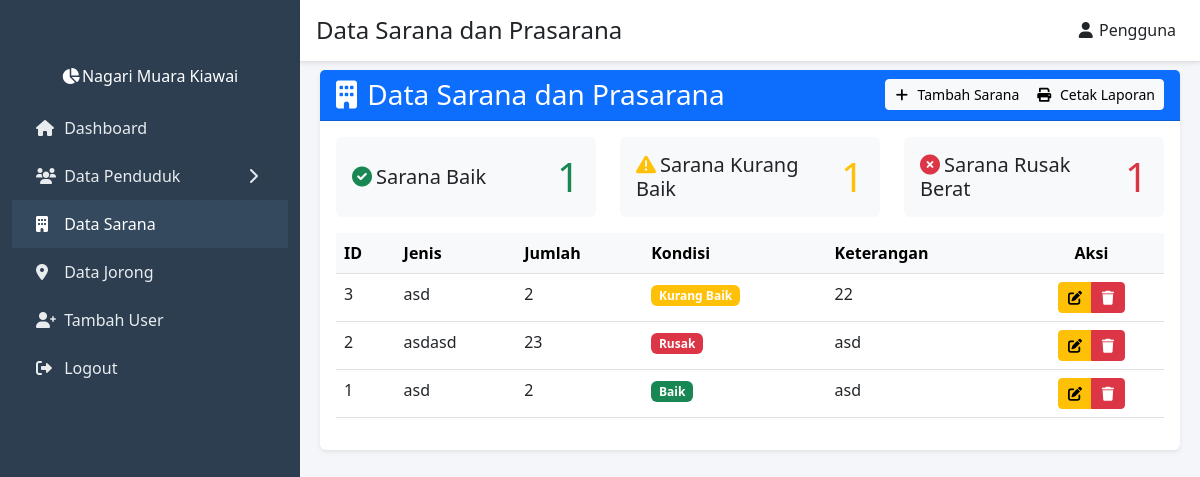
The app's page /views/sarana/ (signed in) with its own data.
### tables this page shows
CREATE TABLE `sarana_prasarana` (
  `id` int(11) NOT NULL,
  `jenis` varchar(100) NOT NULL,
  `jumlah` int(11) NOT NULL,
  `kondisi` enum('Baik','Kurang Baik','Rusak') NOT NULL,
  `keterangan` text DEFAULT NULL,
  `created_at` timestamp NULL DEFAULT current_timestamp()
);

### models/Sarana.php (called while the page is built, shortened)
<?php
require_once __DIR__ . '/../config/database.php';
class Sarana {
    private $conn;
    private $table_name = 'sarana_prasarana';
    public function __construct() {
        $database = new Database();
        $this->conn = $database->getConnection();
    }
    public function readAll() {
        $query = "SELECT * FROM " . $this->table_name . " ORDER BY id DESC";
        $stmt = $this->conn->prepare($query);
        $stmt->execute();
        return $stmt->fetchAll(PDO::FETCH_ASSOC);
    }
}

### config/database.php (called while the page is built, shortened)
<?php
class Database {
    private $host = 'localhost';
    private $db_name = 'nagari_muara_kiawai';
    private $username = 'root';
    private $password = '';
    public function getConnection() {
        $this->conn = null;
        try {
            $this->conn = new PDO("mysql:host=" . $this->host . ";dbname=" . $this->db_name,
                                   $this->username,
                                   $this->password);
            $this->conn->setAttribute(PDO::ATTR_ERRMODE, PDO::ERRMODE_EXCEPTION);
        } catch(PDOException $exception) {
            echo "Connection error: " . $exception->getMessage();
        }
        return $this->conn;
    }
}

### views/sarana/index.php (the view, shortened to what this page needs)
<?php
require_once __DIR__ . '/../../models/Sarana.php';
$saranaModel = new Sarana();
$saranaList = $saranaModel->readAll();
?>
<div class="container-fluid">
    <div class="row">
        <div class="col-12">
            <div class="card shadow-sm border-0">
                <div class="card-header bg-primary text-white d-flex justify-content-between align-items-center">
                    <h3 class="mb-0">
                        <i class="fas fa-building me-2"></i> Data Sarana dan Prasarana
                    </h3>
                    <div class="btn-group" role="group">
                        <?php
                            if ($_SESSION['user_role'] !== 'wali_nagari') {
                        ?>
                            <a href="tambah.php" class="btn btn-light btn-sm">
                                <i class="fas fa-plus me-1"></i> Tambah Sarana
                            </a>
                        <?php } ?>
                        <button id="cetakLaporan" class="btn btn-light btn-sm">
                            <i class="fas fa-print me-1"></i> Cetak Laporan
                        </button>
                    </div>
                </div>
                <div class="card-body">
                    <div class="row mb-3">
                        <div class="col-md-4">
                            <div class="card bg-light border-0">
                                <div class="card-body d-flex justify-content-between align-items-center">
                                    <div>
                                        <h5 class="card-title mb-0">
                                            <i class="fas fa-check-circle me-2 text-success"></i>Sarana Baik
                                        </h5>
                                    </div>
                                    <p class="card-text display-6 text-success mb-0">
                                        <?= count(array_filter($saranaList, function($s) { return $s['kondisi'] == 'Baik'; })) ?>
                                    </p>
                                </div>
                            </div>
                        </div>
                        <div class="col-md-4">
                            <div class="card bg-light border-0">
                                <div class="card-body d-flex justify-content-between align-items-center">
                                    <div>
                                        <h5 class="card-title mb-0">
                                            <i class="fas fa-exclamation-triangle me-2 text-warning"></i>Sarana Kurang Baik
                                        </h5>
                                    </div>
                                    <p class="card-text display-6 text-warning mb-0">
                                        <?= count(array_filter($saranaList, function($s) { return $s['kondisi'] == 'Kurang Baik'; })) ?>
                                    </p>
                                </div>
                            </div>
                        </div>
                        <div class="col-md-4">
                            <div class="card bg-light border-0">
                                <div class="card-body d-flex justify-content-between align-items-center">
                                    <div>
                                        <h5 class="card-title mb-0">
                                            <i class="fas fa-times-circle me-2 text-danger"></i>Sarana Rusak Berat
                                        </h5>
                                    </div>
                                    <p class="card-text display-6 text-danger mb-0">
                                        <?= count(array_filter($saranaList, function($s) { return $s['kondisi'] == 'Rusak'; })) ?>
                                    </p>
                                </div>
                            </div>
                        </div>
                    </div>
                    <div class="table-responsive">
                        <table class="table table-hover" id="dataSarana">
                            <thead class="table-light">
                                <tr>
                                    <th>ID</th>
                                    <th>Jenis</th>
                                    <th>Jumlah</th>
                                    <th>Kondisi</th>
                                    <th>Keterangan</th>
                                    <?php
                                        if ($_SESSION['user_role'] !== 'wali_nagari') {
                                    ?>
                                    <th class="text-center">Aksi</th>
                                    <?php } ?>
                                </tr>
                            </thead>
                            <tbody>
                                <?php foreach ($saranaList as $sarana): ?>
                                <tr>
                                    <td><?= $sarana['id'] ?></td>
                                    <td><?= $sarana['jenis'] ?></td>
                                    <td><?= $sarana['jumlah'] ?></td>
                                    <td>
                                        <span class="badge
                                            <?= $sarana['kondisi'] == 'Baik' ? 'bg-success' :
                                            ($sarana['kondisi'] == 'Kurang Baik' ? 'bg-warning' : 'bg-danger') ?>">
                                            <?= $sarana['kondisi'] ?>
                                        </span>
                                    </td>
                                    <td><?= $sarana['keterangan'] ?></td>
                                    <?php
                                        if ($_SESSION['user_role'] !== 'wali_nagari') {
                                    ?>
                                    <td class="text-center">
                                        <div class="btn-group" role="group">
                                            <a href="edit.php?id=<?= $sarana['id'] ?>" class="btn btn-warning btn-sm">
                                                <i class="fas fa-edit"></i>
                                            </a>
                                            <a href="?action=delete&id=<?= $sarana['id'] ?>"
                                            class="btn btn-danger btn-sm"
                                            onclick="return confirm('Yakin ingin menghapus data?')">
                                                <i class="fas fa-trash"></i>
                                            </a>
                                        </div>
                                    </td>
                                    <?php } ?>
                                </tr>
                                <?php endforeach; ?>
                            </tbody>
                        </table>
                    </div>
                </div>
            </div>
        </div>
    </div>
</div>
<?php
include __DIR__ . '/../layout.php';

### views/layout.php (style rules this page uses)
body { background-color: #f4f6f9; }
i { width: 1rem; }

### records on screen
sarana_prasarana: id "3", jenis "asd", jumlah "2", kondisi "Kurang Baik", keterangan "22"
sarana_prasarana: id "2", jenis "asdasd", jumlah "23", kondisi "Rusak", keterangan "asd"
sarana_prasarana: id "1", jenis "asd", jumlah "2", kondisi "Baik", keterangan "asd"

### other values on screen
$pageTitle "Data Sarana dan Prasarana"
$_SESSION['username'] "Pengguna"
